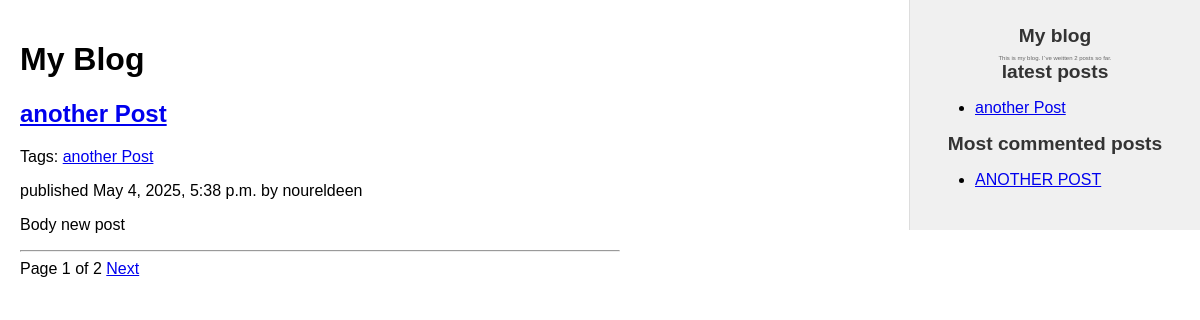
The page /blog/ on the database as committed earlier.
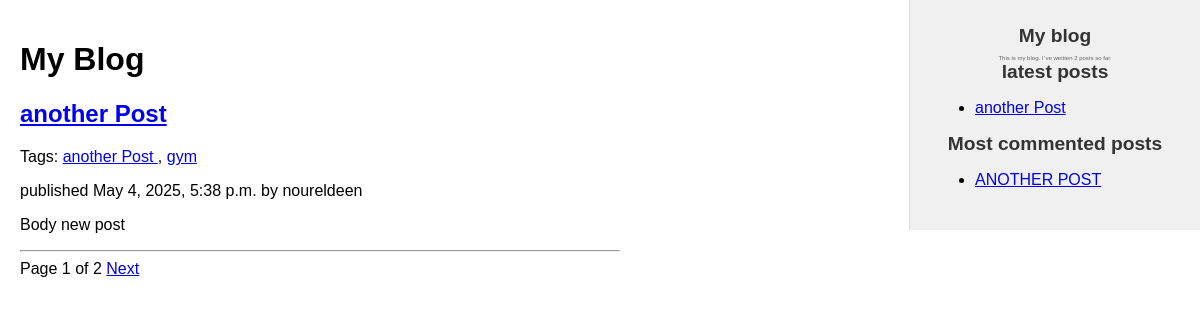
The same page on the database as committed later.
### blog/models.py (models this page shows, shortened)
class Post(models.Model):
    class Status(models.TextChoices):
        DRAFT = 'draft', 'Draft'
        PUBLISHED = 'published', 'Published'
    title = models.CharField(max_length=200)
    content = models.TextField()
    created = models.DateTimeField(auto_now_add=True)
    updated = models.DateTimeField(auto_now=True)
    author = models.ForeignKey(User, on_delete=models.CASCADE, related_name='blog_posts')
    publish = models.DateTimeField(default=timezone.now)
    status = models.CharField(max_length=10, choices=Status.choices, default=Status.DRAFT)
    slug = models.SlugField(max_length=200, unique=True, unique_for_date='publish')
    body = models.TextField()
    tags = TaggableManager()
    class Meta:
        ordering = ['-publish']
        indexes = [
            models.Index(fields=['-publish']),
        ]
    def get_absolute_url(self):
        return reverse('blog:post_detail', args=[
            self.publish.year,
            self.publish.month,
            self.publish.day,
            self.slug,
        ])

### blog/views.py (the view)
# urls.py: path('', views.post_list, name='post_list'),
def post_list(request, tag_slug=None):
    post_list = Post.objects.all()
    tag = None
    if tag_slug:
        tag = get_object_or_404(Tag, slug=tag_slug)
        post_list = post_list.filter(tags__in=[tag])
    paginator = Paginator(post_list,1)  # Show 1 post per page
    page_number = request.GET.get('page', 1)
    try:
        posts = paginator.page(page_number)
    except PageNotAnInteger:
        posts = paginator.page(1)
    except EmptyPage:
        posts = paginator.page(paginator.num_pages)
    return render(request, 'blog/post/list.html', {'posts': posts, 'tag':tag})

### blog/templatetags/blog_tags.py (called while the page is built)
@register.simple_tag
def total_posts():
    return Post.objects.count()

@register.inclusion_tag('blog/post/latest_posts.html')
def show_latest_posts(count=5):
    latest_posts = Post.objects.order_by('-publish')[:count]
    return {'latest_posts': latest_posts}

@register.simple_tag
def get_most_commented_posts(count=5):
    return Post.objects.annotate(total_comments=Count('comments')).order_by('-total_comments')[:count]

@register.filter(name='markdown')
def markdown_format(text):
    return  mark_safe(markdown.markdown(text))

### blog/templates/blog/post/list.html (shortened to what this page needs)
{% extends "blog/base.html" %}
{% load blog_tags %}
{% block content %}
    <h1>My Blog</h1>
    {% for post in posts %}
        <h2>
        <a href="{{post.get_absolute_url}}">
            {{ post.title }}
        </a>
        </h2>
        <p class= "tags">
            Tags:
             {% for tag in post.tags.all %}
                <a href="{% url 'blog:post_list_by_tag' tag.slug %}">
                    {{ tag.name }}
                </a>
                {% if not forloop.last %}, {% endif %}
            {% endfor %}
            </p>
        <p class="date">
        published {{ post.publish }} by {{ post.author }}
        </p>
        {{ post.body|markdown|truncatewords_html:30 }}
        <hr/>
    {% endfor %}
    {% include "pagination.html" with page=posts %}
{% endblock %}

### blog/templates/blog/base.html (shortened to what this page needs)
{% load static %}
{% load blog_tags %}
<!DOCTYPE html>
<html>
    <head>
        <link href="{% static 'blog/css/style.css' %}" rel="stylesheet">
    </head>
    <body>
        <div id="content">
             {% block content %}
             {% endblock %}
        </div>
        <div id="sidebar">
            <h3>My blog</h3>
            <p>
                This is my blog.
                I`ve weitten {% total_posts %} posts so far.
            </p>
            <h3>latest posts</h3>
            {% show_latest_posts 1 %}
            <h3>Most commented posts</h3>
            {% get_most_commented_posts 1 as most_commented_posts %}
            <ul>
                {% for post in most_commented_posts %}
                    <li>
                        <a href="{{ post.get_absolute_url }}">{{ post.title|upper }}</a>
                    </li>
                {% endfor %}
            </ul>
        </div>
    </body>
</html>

### blog/templates/pagination.html (shortened to what this page needs)
<div class="pagination">
    <span class="step-link">
    <span class="current">
        Page {{ page.number }} of {{ page.paginator.num_pages }}
    </span>
    {% if page.has_next %}
        <a href="?page={{ page.next_page_number }}">Next</a>
    {% endif %}
    </span>
</div>

### blog/templates/blog/post/latest_posts.html
<ul>
    {% for post in latest_posts %}
        <li>
            <a href="{{ post.get_absolute_url }}">{{ post.title }}</a>
        </li>
    {% endfor %}
</ul>

### blog/static/blog/css/style.css (style rules this page uses)
body { font-family: Arial, sans-serif; margin: 0; padding: 0; }
#content { width: 50%; float: left; padding: 20px; }
#sidebar { width: 20%; float: right; padding: 25px; background-color: #f0f0f0; border-left: 1px solid #ddd; }
#sidebar p { font-size: 1%; color: #666; margin: 5; text-align: center; }
h3 { font-size: 1.2em; color: #333; margin: 0 0 8px 0; text-align: center; }

Rows that differ between the two databases and show on the page:
shown differently, row unchanged: Tag "another Post": now shows ","
added Tag: name "gym"
